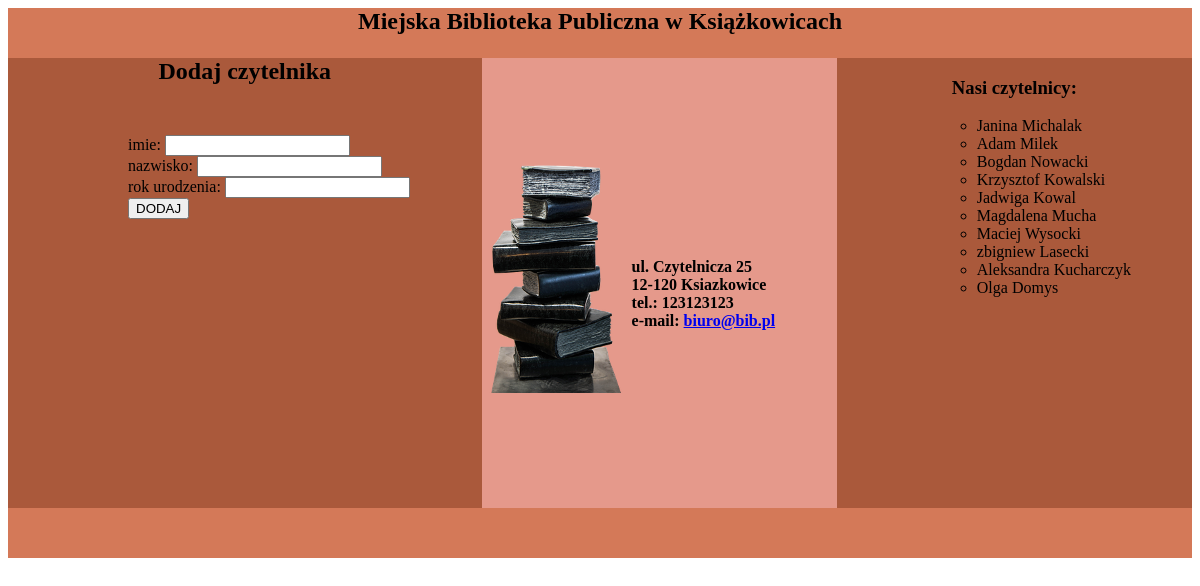
/Ksiegarnia/school_version/biblioteka.php, run on the app's committed database.
### tables this page shows
CREATE TABLE `czytelnicy` (
  `id` int(11) NOT NULL,
  `imie` varchar(30) NOT NULL,
  `nazwisko` varchar(50) NOT NULL,
  `kod` varchar(6) NOT NULL
);

### Ksiegarnia/school_version/biblioteka.php (the view, shortened to what this page needs)
<!DOCTYPE html>
<html lang="pl">
<head>
    <link rel="stylesheet" href="style.css">
</head>
<body>
    <header class="baner">
        <h2>Miejska Biblioteka Publiczna w Książkowicach</h2>
    </header>
    <section class="lewy">
        <h2>Dodaj czytelnika</h2>
        <form action="biblioteka.php" method="post">
            imie: <input type="text" name="imie" id="imie"><br>
            nazwisko: <input type="text" name="nazwisko" id="nazwisko"><br>
            rok urodzenia: <input type="number" name="rok" id="rok"><br>
            <button type="submit" name="dodaj">DODAJ</button>
        </form>
        <?php
            $connect = mysqli_connect("localhost", "root", "", "biblioteka");
        ?>
    </section>
    <section class="srodkowy">
        <img src="biblioteka.png" alt="biblioteka">
        <h4>
            ul. Czytelnicza 25<br>
            12-120 Ksiazkowice<br>
            tel.: 123123123<br>
            e-mail: <a href="mailto:biuro@bib.pl">biuro@bib.pl</a>
        </h4>
    </section>
    <section class="prawy">
        <h3>Nasi czytelnicy:</h3>
        <ul>
            <?php
            $query2 = "SELECT imie, nazwisko FROM czytelnicy";
            $result = mysqli_query($connect, $query2);
            while($row = mysqli_fetch_row($result)){
                echo "<li>" . $row[0] . " " . $row[1] . "</li>";
            }
            ?>
        </ul>
    </section>
    <footer class="stopka">
    </footer>
</body>
</html>

### Ksiegarnia/school_version/Style.css (style rules this page uses)
.baner { background-color: #D47958; height: 50px; }
.lewy { background-color: #AA593B; height: 450px; width: 40%; float: left; }
.srodkowy { background-color: #E5998B; height: 450px; width: 30%; float: left; }
.prawy { background-color: #AA593B; height: 450px; width: 30%; float: left; }
.stopka { background-color: #D47958; height: 50px; text-align: right; clear: both; }
ul { margin-left: 100px; list-style-type: circle; }
img { margin-top: 100px; float: left; }
form { margin-left: 120px; margin-top: 50px; }
h4 { margin-left: 100px; margin-top: 200px; }
h2 { text-align: center; margin: 0px; }
h3 { text-align: center; }

### data on the page
czytelnicy: imie "Janina", nazwisko "Michalak"
czytelnicy: imie "Adam", nazwisko "Milek"
czytelnicy: imie "Bogdan", nazwisko "Nowacki"
czytelnicy: imie "Krzysztof", nazwisko "Kowalski"
czytelnicy: imie "Jadwiga", nazwisko "Kowal"
czytelnicy: imie "Magdalena", nazwisko "Mucha"
czytelnicy: imie "Maciej", nazwisko "Wysocki"
czytelnicy: imie "zbigniew", nazwisko "Lasecki"
czytelnicy: imie "Aleksandra", nazwisko "Kucharczyk"
czytelnicy: imie "Olga", nazwisko "Domys"
